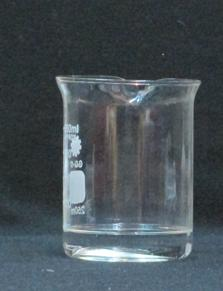
%> input picture EXAMPLE IMAGES/IMG_2860.JPG, 223 x 291 px
$ octave --eval "result = Find_Vessel_Contour('EXAMPLE IMAGES/IMG_2860.JPG');"   (GNU Octave 9; MATLAB toolbox functions it lacks are replaced by stand-ins)
%> lines starting %> are read from the running program, lines starting %| are printed output that depends on the picture
function [ vessel_cont, symmetry_score ,brxy , imborder , YaxisSize]=Find_Vessel_Contour(figurefilename, Symmetry_Mode, Npix, threshold, SegmentationMode)
%> called with figurefilename = 'EXAMPLE IMAGES/IMG_2860.JPG'
%Identify object by sperating it from background
%  identify the vessel in color image readed from figurefilename,
%resize the image y size to into npix pixels without changing proportions, and use threshold  for the canny sobel operator operator
% SegmentationMode define wether objects/blobs will be recognize by 'BORDER_CANNY' mode wich mean searching areas with close border contours found by canny+sobel operators or by "THRESHOLD" mode finding areas with different  intenstiy using threshold for the grey image of the system   'BORDER_CANNY'  give  much better  results the 'THRESHOLD' method for most cases and used as difult
% Symmetry_Mode symmetry mode tell wether to use symmetry consideration (0 if not) and which mode (1-2) [see symmetrized function]


%general operation: use canny and soble to transform image into border image
% use blob labeling and image segementation to  to identifty the blob of
% the backgroud. Create negative of the background blob image so every that blob is
% not the background is white. choose the largest blob/region as representing the
% vessel. Use symmetry and thikness consideration and remove parallel regions to improve the vessel
% boundary
%Resize
%brxy are list of xy points of the borders point location on the image
%imborder is the original image (resize with the image borders marked on
%the final image
close all;
symmetry_score=0;

if (nargin<2 ) Symmetry_Mode=2; end;
if (nargin<3) Npix=16000; end;
 if (nargin<4)   threshold=0.12; end;
 if (nargin<5)   SegmentationMode='BORDER_CANNY'; end;

%i=imread('C:\Users\mithycow\Desktop\trial pictures glassware\edited\IMG_1582.jpg');%img_1574.jpg');%img_1574 to 1585.jpg
i=imread(figurefilename);%'C:\Users\mithycow\Desktop\trial pictures glassware\edited\moor cut\DSC_0016.jpg');%DSC_0016.jpg
%> i is the input picture: size 291x223x3 uint8; mean R, G, B 71.8, 81.3, 86.9
%-----------------------resize and adopt histogram------------------------
dm=size(i);% y*y/(nx/ny)=npix y= sqrt(npix*ny/nx)  ny=dm1 nx=dm2
%> dm = [291 223 3]
YaxisSize=round(sqrt(Npix*dm(1)/dm(2)));
%> YaxisSize = 144
i2 = imresize(i, [YaxisSize NaN]);% 135 /NaN change the image so it will contain npix pixels
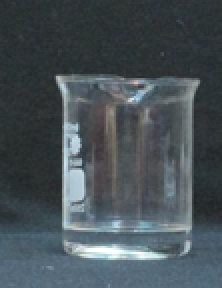
%> i2: size 144x111x3 uint8 (shown 2 times larger); mean R, G, B 71.8, 81.3, 86.9
%figure, imshow(i2);
i3=rgb2gray(i2);
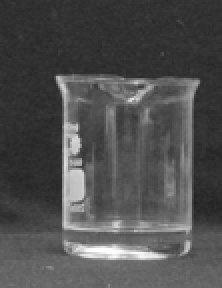
%> i3: size 144x111 uint8 (shown 2 times larger); min 33, max 255, mean 79.1
%figure, imshow(i3);
%i3=histeq(i3);% equalize intensity  histogram for complete image to create wider better intensiy range spectrum of intesinity and increase
i3=adapthisteq(i3);% equalize histogram image intesnity region by region to prevent borders with low illumination  from being missed and leave open in the contour
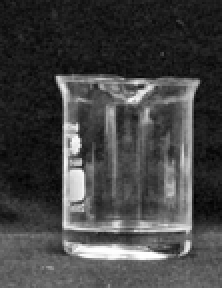
%> i3: size 144x111 uint8 (shown 2 times larger); min 0, max 255, mean 67.9
%figure, imshow(i3);
%------------------------Segment image to close conours using canny sobel or threshold and return binary image----------------------------------------------------

if strcmp(SegmentationMode,'BORDER_CANNY')%find borders using combine canny and sobel threshhold were the sobel threshholf is between the canny high and low threshold
%> (the run ends here)

$ run again, on EXAMPLE IMAGES/IMG_2917.JPG
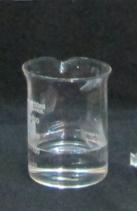
%> input picture EXAMPLE IMAGES/IMG_2917.JPG, 137 x 211 px
%> in Find_Vessel_Contour, i is the input picture: size 211x137x3 uint8; mean R, G, B 67.6, 73.8, 76
%> in Find_Vessel_Contour, `i2 = imresize(i, [YaxisSize NaN]);`:
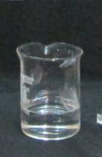
%> i2: size 157x102x3 uint8; mean R, G, B 67.6, 73.8, 76
%> in Find_Vessel_Contour, `i3=adapthisteq(i3);`:
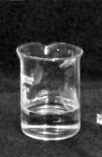
%> i3: size 157x102 uint8; min 0, max 255, mean 64.3

$ run again, on EXAMPLE IMAGES/IMG_3262.JPG
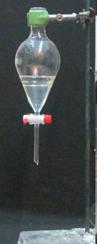
%> input picture EXAMPLE IMAGES/IMG_3262.JPG, 97 x 244 px
%> in Find_Vessel_Contour, i is the input picture: size 244x97x3 uint8; mean R, G, B 69.8, 75.7, 76.2
%> in Find_Vessel_Contour, `i2 = imresize(i, [YaxisSize NaN]);`:
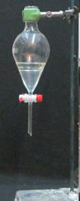
%> i2: size 201x80x3 uint8; mean R, G, B 69.8, 75.7, 76.2
%> in Find_Vessel_Contour, `i3=adapthisteq(i3);`:
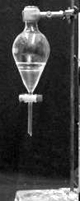
%> i3: size 201x80 uint8; min 0, max 255, mean 62.8

$ run again, on EXAMPLE IMAGES/IMG_3267.JPG
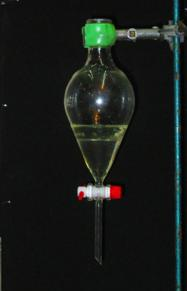
%> input picture EXAMPLE IMAGES/IMG_3267.JPG, 187 x 291 px
%> in Find_Vessel_Contour, i is the input picture: size 291x187x3 uint8; mean R, G, B 23.5, 27.4, 24.3
%> in Find_Vessel_Contour, `i2 = imresize(i, [YaxisSize NaN]);`:
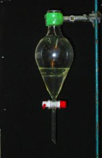
%> i2: size 158x102x3 uint8; mean R, G, B 23.5, 27.4, 24.3
%> in Find_Vessel_Contour, `i3=adapthisteq(i3);`:
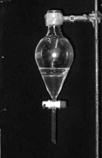
%> i3: size 158x102 uint8; min 0, max 255, mean 33.9
